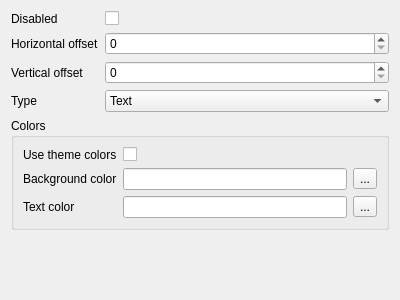
<?xml version="1.0" encoding="UTF-8"?>
<ui version="4.0">
 <class>BadgeSettingsForm</class>
 <widget class="QWidget" name="BadgeSettingsForm">
  <property name="geometry">
   <rect>
    <x>0</x>
    <y>0</y>
    <width>400</width>
    <height>300</height>
   </rect>
  </property>
  <property name="windowTitle">
   <string>Form</string>
  </property>
  <layout class="QVBoxLayout" name="verticalLayout">
   <item>
    <layout class="QFormLayout" name="formLayout">
     <item row="0" column="0">
      <widget class="QLabel" name="disabledLabel">
       <property name="text">
        <string>Disabled</string>
       </property>
      </widget>
     </item>
     <item row="0" column="1">
      <widget class="QCheckBox" name="disabledCheckBox"/>
     </item>
     <item row="1" column="0">
      <widget class="QLabel" name="horizontalOffsetLabel">
       <property name="text">
        <string>Horizontal offset</string>
       </property>
      </widget>
     </item>
     <item row="1" column="1">
      <widget class="QSpinBox" name="horizontalOffsetSpinBox"/>
     </item>
     <item row="2" column="0">
      <widget class="QLabel" name="verticalOffsetLabel">
       <property name="text">
        <string>Vertical offset</string>
       </property>
      </widget>
     </item>
     <item row="2" column="1">
      <widget class="QSpinBox" name="verticalOffsetSpinBox"/>
     </item>
     <item row="3" column="0">
      <widget class="QLabel" name="typeLabel">
       <property name="text">
        <string>Type</string>
       </property>
      </widget>
     </item>
     <item row="3" column="1">
      <widget class="QComboBox" name="typeComboBox">
       <item>
        <property name="text">
         <string>Text</string>
        </property>
       </item>
       <item>
        <property name="text">
         <string>Icon</string>
        </property>
       </item>
      </widget>
     </item>
     <item row="4" column="0" colspan="2">
      <widget class="QGroupBox" name="groupBox">
       <property name="title">
        <string>Colors</string>
       </property>
       <layout class="QFormLayout" name="formLayout_2">
        <item row="0" column="0">
         <widget class="QLabel" name="useThemeColorsLabel">
          <property name="text">
           <string>Use theme colors</string>
          </property>
         </widget>
        </item>
        <item row="0" column="1">
         <widget class="QCheckBox" name="useThemeColorsCheckBox"/>
        </item>
        <item row="1" column="0">
         <widget class="QLabel" name="backgroundColorLabel">
          <property name="text">
           <string>Background color</string>
          </property>
         </widget>
        </item>
        <item row="1" column="1">
         <layout class="QHBoxLayout" name="horizontalLayout">
          <item>
           <widget class="QLineEdit" name="backgroundColorLineEdit">
            <property name="readOnly">
             <bool>true</bool>
            </property>
           </widget>
          </item>
          <item>
           <widget class="QToolButton" name="backgroundColorToolButton">
            <property name="text">
             <string>...</string>
            </property>
           </widget>
          </item>
         </layout>
        </item>
        <item row="2" column="0">
         <widget class="QLabel" name="textColorLabel">
          <property name="text">
           <string>Text color</string>
          </property>
         </widget>
        </item>
        <item row="2" column="1">
         <layout class="QHBoxLayout" name="horizontalLayout_2">
          <item>
           <widget class="QLineEdit" name="textColorLineEdit">
            <property name="readOnly">
             <bool>true</bool>
            </property>
           </widget>
          </item>
          <item>
           <widget class="QToolButton" name="textColorToolButton">
            <property name="text">
             <string>...</string>
            </property>
           </widget>
          </item>
         </layout>
        </item>
       </layout>
      </widget>
     </item>
    </layout>
   </item>
  </layout>
 </widget>
 <resources/>
 <connections/>
</ui>
